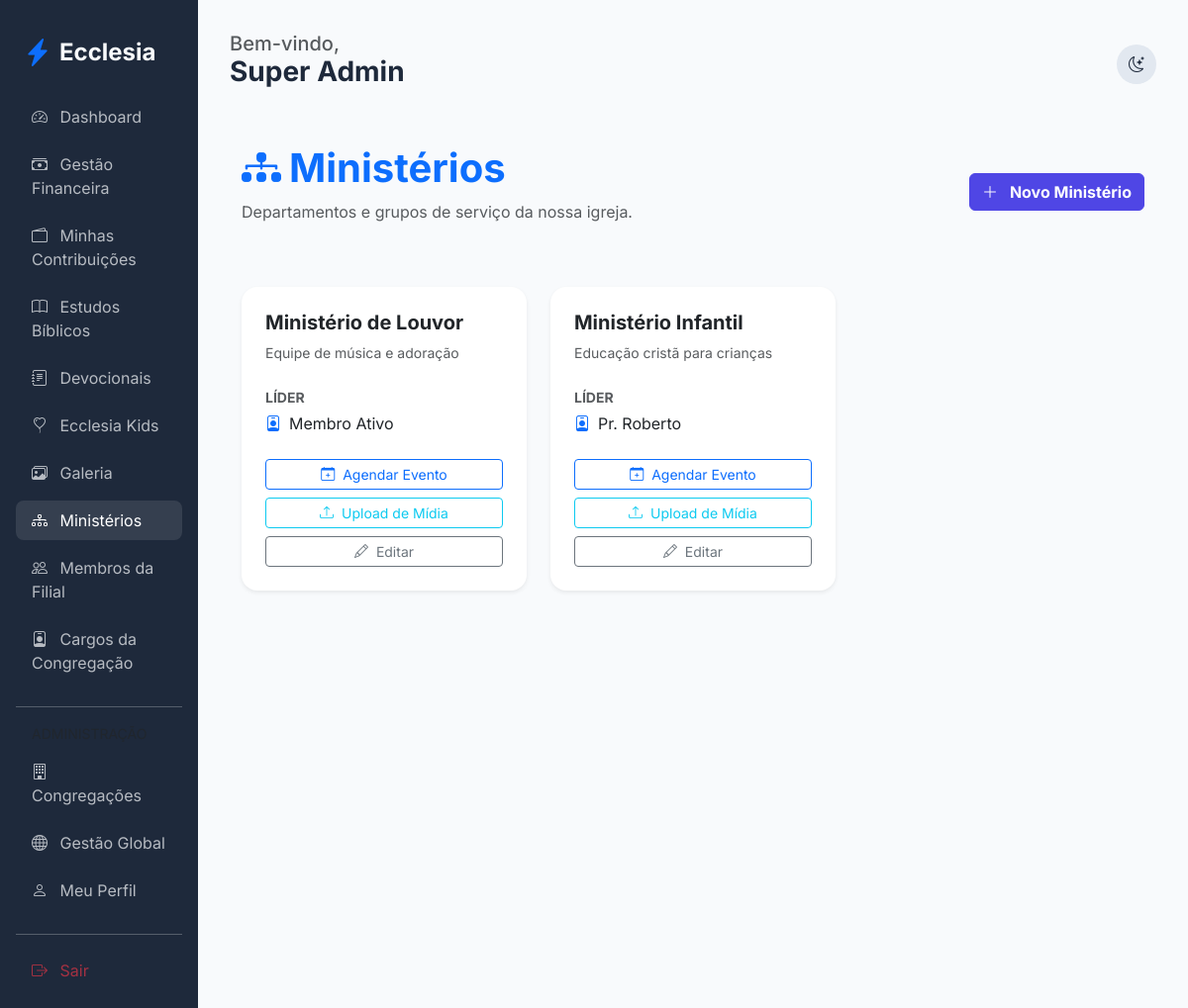
The page /members/ministries (signed in) on the database as committed earlier.
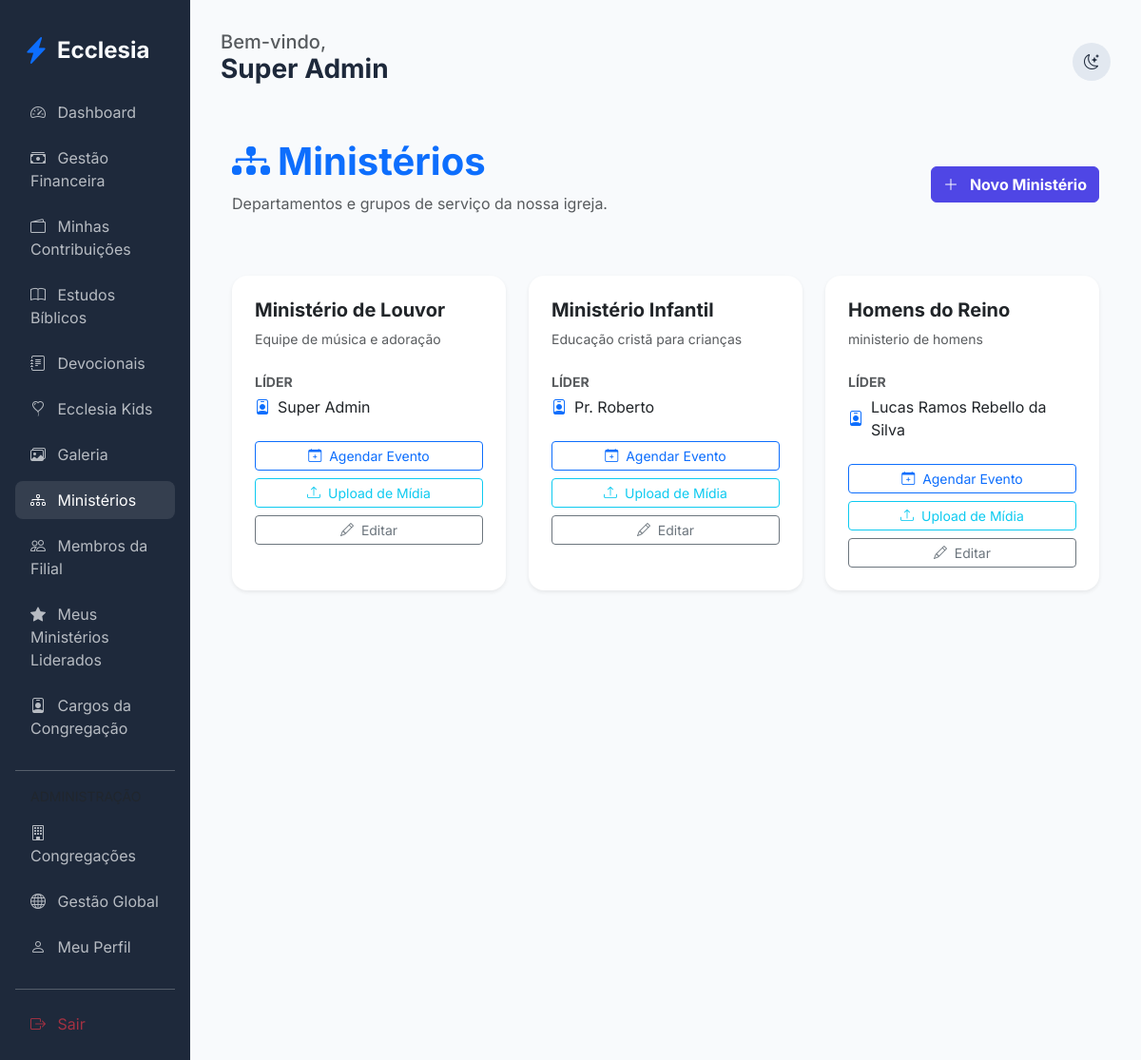
The same page on the database as committed later.
### app/core/models.py (models this page shows, shortened)
class Ministry(db.Model):
    id = db.Column(db.Integer, primary_key=True)
    name = db.Column(db.String(100), nullable=False)
    description = db.Column(db.Text)
    church_id = db.Column(db.Integer, db.ForeignKey('church.id'))
    leader_id = db.Column(db.Integer, db.ForeignKey('user.id'), nullable=True)
    events = db.relationship('Event', backref='ministry', lazy=True)
    leader = db.relationship('User', foreign_keys=[leader_id])
    transactions = db.relationship('MinistryTransaction', backref='ministry', lazy=True)

class User(db.Model, UserMixin):
    id = db.Column(db.Integer, primary_key=True)
    name = db.Column(db.String(100), nullable=False)
    email = db.Column(db.String(120), unique=True, nullable=False)
    password_hash = db.Column(db.String(128))
    birth_date = db.Column(db.Date)
    gender = db.Column(db.String(20))
    documents = db.Column(db.String(200)) # Flexível para diferentes países
    address = db.Column(db.Text)
    phone = db.Column(db.String(50))
    profile_photo = db.Column(db.String(255), nullable=True)
    status = db.Column(db.String(20), default='pending') # pending, active, rejected
    is_ministry_leader = db.Column(db.Boolean, default=False)
    church_id = db.Column(db.Integer, db.ForeignKey('church.id'))
    family_id = db.Column(db.Integer, db.ForeignKey('family.id'), nullable=True)
    church_role_id = db.Column(db.Integer, db.ForeignKey('church_role.id'), nullable=True)
    ministries = db.relationship('Ministry', secondary=member_ministries, backref=db.backref('members', lazy='dynamic'))
    can_manage_ministries = db.Column(db.Boolean, default=False)
    can_manage_media = db.Column(db.Boolean, default=False)
    can_publish_devotionals = db.Column(db.Boolean, default=False)
    can_approve_members = db.Column(db.Boolean, default=False)
    can_manage_finance = db.Column(db.Boolean, default=False)
    can_manage_kids = db.Column(db.Boolean, default=False)
    can_manage_events = db.Column(db.Boolean, default=False)

### app/modules/members/routes.py (the view)
@members_bp.route('/ministries')
@login_required
def list_ministries():
    if current_user.church_role and current_user.church_role.name == 'Administrador Global':
        ministries = Ministry.query.all()
    elif can_manage_ministries():
        ministries = Ministry.query.filter_by(church_id=current_user.church_id).all()
    else:
        ministries = current_user.ministries
    return render_template('members/ministries.html', ministries=ministries)

### app/templates/members/ministries.html
{% extends "base.html" %}
{% block content %}
<div class="container py-4">
    <div class="d-flex justify-content-between align-items-center mb-5">
        <div>
            <h1 class="fw-bold text-primary"><i class="bi bi-diagram-3-fill me-2"></i>Ministérios</h1>
            <p class="text-muted">Departamentos e grupos de serviço da nossa igreja.</p>
        </div>
        {% if current_user.can_manage_ministries or (current_user.church_role and current_user.church_role.name in ['Administrador Global', 'Pastor Líder']) %}
        <a href="{{ url_for('members.add_ministry') }}" class="btn btn-primary fw-bold">
            <i class="bi bi-plus-lg me-2"></i> Novo Ministério
        </a>
        {% endif %}
    </div>
    <div class="row g-4">
        {% for ministry in ministries %}
        <div class="col-md-6 col-lg-4">
            <div class="card h-100 border-0 shadow-sm">
                <div class="card-body p-4">
                    <h5 class="fw-bold mb-2">{{ ministry.name }}</h5>
                    <p class="text-muted small mb-4">{{ ministry.description }}</p>
                    <div class="mb-4">
                        <label class="small fw-bold text-muted d-block mb-1">LÍDER</label>
                        <div class="d-flex align-items-center">
                            <i class="bi bi-person-badge me-2 text-primary"></i>
                            <span>{{ ministry.leader.name if ministry.leader else 'Sem líder definido' }}</span>
                        </div>
                    </div>
                    <div class="d-grid gap-2">
                        {% if ministry.leader_id == current_user.id or current_user.can_manage_ministries or (current_user.church_role and current_user.church_role.name in ['Administrador Global', 'Pastor Líder']) %}
                        <a href="{{ url_for('members.add_ministry_event', id=ministry.id) }}" class="btn btn-sm btn-outline-primary">
                            <i class="bi bi-calendar-plus me-1"></i> Agendar Evento
                        </a>
                        <a href="{{ url_for('edification.upload_media', ministry_id=ministry.id) }}" class="btn btn-sm btn-outline-info">
                            <i class="bi bi-upload me-1"></i> Upload de Mídia
                        </a>
                        <a href="{{ url_for('members.edit_ministry', id=ministry.id) }}" class="btn btn-sm btn-outline-secondary">
                            <i class="bi bi-pencil me-1"></i> Editar
                        </a>
                        {% endif %}
                    </div>
                </div>
            </div>
        </div>
        {% else %}
        <div class="col-12 text-center py-5">
            <i class="bi bi-people fs-1 text-muted opacity-50 d-block mb-3"></i>
            <p class="text-muted">Nenhum ministério cadastrado.</p>
        </div>
        {% endfor %}
    </div>
</div>
{% endblock %}

### app/templates/base.html (shortened to what the changed rows need)
<!DOCTYPE html>
<html lang="pt-BR">
<head>
    <link href="https://cdn.jsdelivr.net/npm/bootstrap@5.3.0/dist/css/bootstrap.min.css" rel="stylesheet">
    <link href="https://cdn.jsdelivr.net/npm/bootstrap-icons@1.10.0/font/bootstrap-icons.css" rel="stylesheet">
    <link rel="stylesheet" href="{{ url_for('static', filename='css/premium.css') }}">
</head>
<body>
    <div class="container-fluid">
        <div class="row">
            {% if current_user.is_authenticated %}
            <div class="col-md-3 col-lg-2 sidebar d-none d-md-block">
                <nav class="nav flex-column">
                    <a class="nav-link {{ 'active' if request.endpoint == 'members.dashboard' }}" href="{{ url_for('members.dashboard') }}">
                        <i class="bi bi-speedometer2 me-2"></i> Dashboard
                    </a>
                    {% if current_user.can_manage_finance or (current_user.church_role and current_user.church_role.name in ['Administrador Global', 'Pastor Líder', 'Tesoureiro']) %}
                    <a class="nav-link {{ 'active' if request.endpoint == 'finance.dashboard' }}" href="{{ url_for('finance.dashboard') }}">
                        <i class="bi bi-cash-stack me-2"></i> Gestão Financeira
                    </a>
                    {% endif %}
                    <a class="nav-link {{ 'active' if request.endpoint == 'finance.member_finance' }}" href="{{ url_for('finance.member_finance') }}">
                        <i class="bi bi-wallet2 me-2"></i> Minhas Contribuições
                    </a>
                    <a class="nav-link {{ 'active' if request.endpoint == 'edification.studies' }}" href="{{ url_for('edification.studies') }}">
                        <i class="bi bi-book me-2"></i> Estudos Bíblicos
                    </a>
                    <a class="nav-link {{ 'active' if request.endpoint == 'edification.devotionals' }}" href="{{ url_for('edification.devotionals') }}">
                        <i class="bi bi-journal-text me-2"></i> Devocionais
                    </a>
                    {% if current_user.can_manage_kids or (current_user.church_role and current_user.church_role.name in ['Administrador Global', 'Pastor Líder']) %}
                    <a class="nav-link {{ 'active' if request.endpoint == 'edification.kids' }}" href="{{ url_for('edification.kids') }}">
                        <i class="bi bi-balloon-heart me-2"></i> Ecclesia Kids
                    </a>
                    {% endif %}
                    <a class="nav-link {{ 'active' if 'gallery' in request.endpoint }}" href="{{ url_for('edification.gallery') }}">
                        <i class="bi bi-images me-2"></i> Galeria
                    </a>
                    <a class="nav-link {{ 'active' if 'ministries' in request.endpoint }}" href="{{ url_for('members.list_ministries') }}">
                        <i class="bi bi-diagram-3 me-2"></i> Ministérios
                    </a>
                    {% if current_user.can_approve_members or (current_user.church_role and current_user.church_role.name in ['Administrador Global', 'Pastor Líder']) %}
                    <a class="nav-link {{ 'active' if 'church_members' in request.endpoint }}" href="{{ url_for('members.church_members') }}">
                        <i class="bi bi-people me-2"></i> Membros da Filial
                    </a>
                    {% endif %}
                    {% if current_user.is_authenticated %}
                        {% set has_led_ministries = namespace(value=false) %}
                        {% for ministry in current_user.ministries %}
                            {% if ministry.leader_id == current_user.id %}
                                {% set has_led_ministries.value = true %}
                            {% endif %}
                        {% endfor %}
                        {% if has_led_ministries.value %}
                        <a class="nav-link {{ 'active' if 'my_led_ministries' in request.endpoint }}" href="{{ url_for('members.my_led_ministries') }}">
                            <i class="bi bi-star-fill me-2"></i> Meus Ministérios Liderados
                        </a>
                        {% endif %}
                    {% endif %}
                    {% if current_user.can_approve_members or (current_user.church_role and current_user.church_role.name in ['Administrador Global', 'Pastor Líder']) %}
                    <a class="nav-link {{ 'active' if 'roles' in request.endpoint }}" href="{{ url_for('admin.list_roles') }}">
                        <i class="bi bi-person-badge me-2"></i> Cargos da Congregação
                    </a>
                    {% endif %}
                    {% if current_user.church_role and current_user.church_role.name == 'Administrador Global' %}
                    <hr class="my-3 opacity-25">
                    <label class="small text-muted px-3 mb-2">ADMINISTRAÇÃO</label>
                    <a class="nav-link {{ 'active' if 'admin.list_churches' in request.endpoint }}" href="{{ url_for('admin.list_churches') }}">
                        <i class="bi bi-building me-2"></i> Congregações
                    </a>
                    <a class="nav-link {{ 'active' if 'admin.list_members' in request.endpoint }}" href="{{ url_for('admin.list_members') }}">
                        <i class="bi bi-globe me-2"></i> Gestão Global
                    </a>
                    {% endif %}
                    <a class="nav-link" href="{{ url_for('members.profile') }}">
                        <i class="bi bi-person me-2"></i> Meu Perfil
                    </a>
                    <hr class="my-3 opacity-25">
                    <a class="nav-link text-danger" href="{{ url_for('auth.logout') }}">
                        <i class="bi bi-box-arrow-right me-2"></i> Sair
                    </a>
                </nav>
            </div>
            {% endif %}
            <div class="col-md-9 col-lg-10 main-content {{ 'mx-auto' if not current_user.is_authenticated }}">
                {% block content %}{% endblock %}
            </div>
        </div>
    </div>
</body>
</html>

Rows that differ between the two databases and show on the page:
changed Ministry "Ministério de Louvor": leader "Membro Ativo" → "Super Admin"
added Ministry: name "Homens do Reino", description "ministerio de homens", leader "Lucas Ramos Rebello da Silva"
Other text that changed with them:
text now shown: "Meus Ministérios Liderados"
